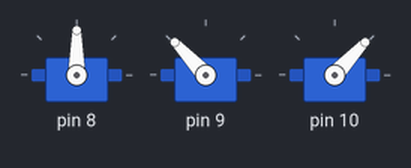
Bench run of a sketch on a simulated Arduino Uno, built with avr-gcc and run on an emulated ATmega328P. On the bench: 3 × servo.

Above: at 0.05 s.
At 0.4 s:
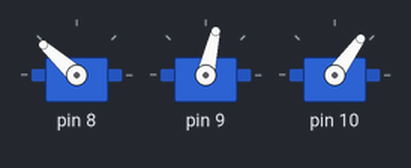
At 0.8 s:
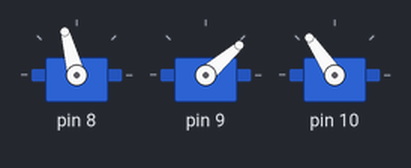
At 1.2 s:
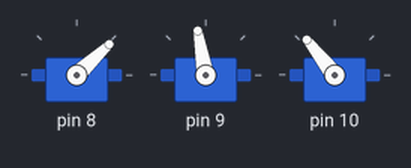
At 1.4 s:
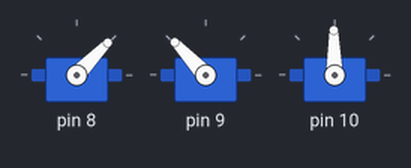
At 1.6 s:
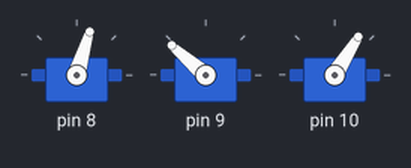
Timing chart, 0 to 3.8 s (numbered marks = the images above):
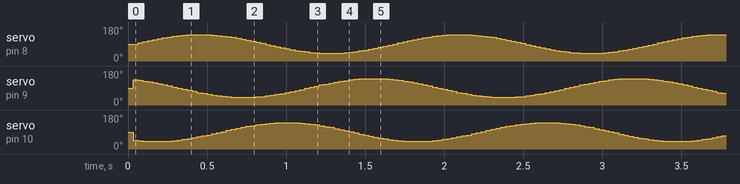

The sketch:

Oscillator_test5.ino
```cpp
// (licence header left out)
#include <Servo.h>
#include <Oscillator.h>
#include "skymega.h"

//-- Declare two oscillators
Oscillator osc[3];

//-- Global parameters for the oscillators
//-- Change this parameters for generating different mini-waves
const int A=50;
const int O=0;
const int T=1600;
const double phase_diff = DEG2RAD(120);

void setup()
{
  //-- Attach the oscillators to the two servos
  //-- SERVO 2 and SERVO 4 for the skymega
  //-- If using arduino, you can use the pin numbers (8 and 9 for example)
  osc[0].attach(SERVO2);
  osc[1].attach(SERVO4);
  osc[2].attach(SERVO6);

  //-- Configure the oscillators with the same parameters
  for (int i=0; i<3; i++) {
    osc[i].SetO(O);
    osc[i].SetA(A);
    osc[i].SetT(T);
  }

  //-- Set the phase difference
  osc[0].SetPh(0);
  osc[1].SetPh(phase_diff);
  osc[2].SetPh(phase_diff*2);

}

void loop()
{
  //-- Refresh the oscillators
  for (int i=0; i<3; i++)
    osc[i].refresh();
}
```
